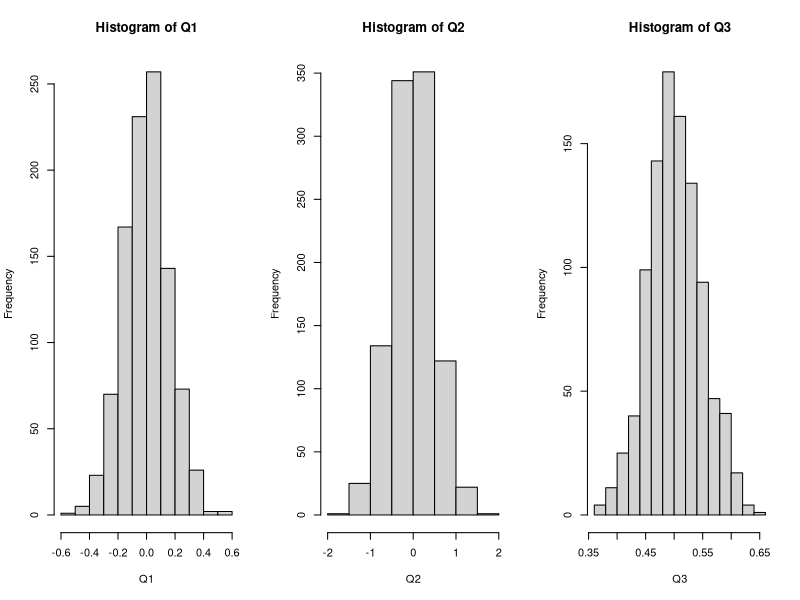

Write R code to recreate this figure.
## ---- chunk 1
knitr::opts_chunk$set(echo = TRUE)
## ---- chunk 2
# Uniform distribution and norm
func <- function(n, distr)
{
  if(distr ==  "Uniform")
  {
    return(mean(runif(n)))
  }
  else if(distr == "Normal"){
    return(mean(rnorm(n)))
  }else
  {
    return(-1)
  }
}
## ---- chunk 3
Q1 <- replicate(1000,func(n=40, distr = "Normal"))
## ---- chunk 4
Q2 <- replicate(1000,func(n=4, distr = "Normal"))
## ---- chunk 5
Q3 <- replicate(1000, func(n=40, distr = "Uniform"))
## ---- chunk 6
par(mfrow = c(1,3))
hist(Q1)
hist(Q2)
hist(Q3)
